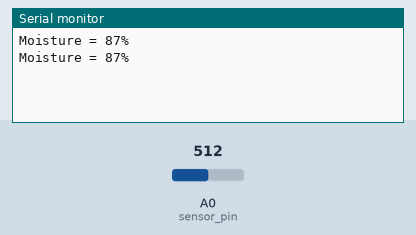
Recording of a sketch running on a simulated Arduino Uno, built with avr-gcc and run on an emulated ATmega328P. On the bench: the last lines printed to the serial monitor. Inputs (shaded band) come from the test bench; at power-on: A0 (sensor_pin) = 512.

Above: at 3.8 s.
3.9 s: A0 (sensor_pin) set to 716
At 6.5 s:
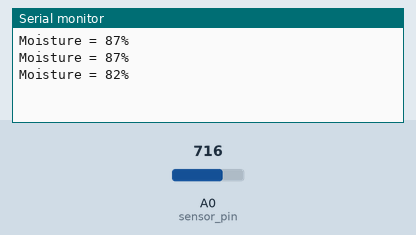
7.8 s: A0 (sensor_pin) set to 900
At 10.0 s:
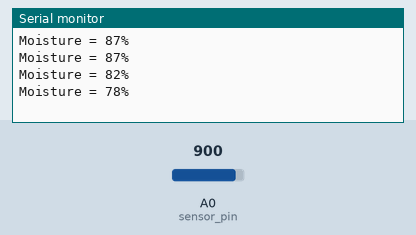
Timing chart, 0 to 11.5 s (numbered marks = the images above; inputs shaded):
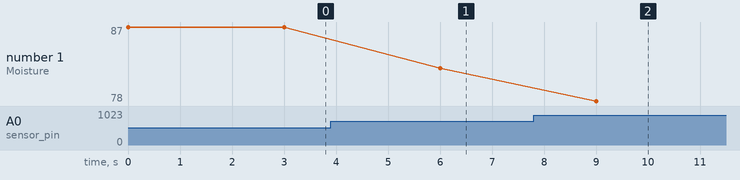

Measured:
- after the input at 3.9 s, the serial monitor: prints a new line after 2.1 s (image 1)
- after the input at 7.8 s, the serial monitor: prints a new line after 1.2 s (image 2)
- plotted number 1: 87 → 82 after the input at 3.9 s, 82 → 78 after the input at 7.8 s

The sketch:

soil_moisture_sensor.ino
```cpp
int _moisture,sensor_analog;
const int sensor_pin = A0; //SP

void setup(void){
  Serial.begin(115200);
}

void loop(void){
  sensor_analog = analogRead(sensor_pin); // analog gives improved accuracy more than digital
  //Serial.println(sensor_analog); // prints out the moisture value in ADC value, ranging from 0-4095 (HIGH to LOW)
  _moisture = ( 100 - ((sensor_analog/4095.00) * 100 ) ); // converts the ADC value into Percentage (the lower the wetter)
  Serial.println("Moisture = " + String(_moisture) + "%");
  delay(3000);
}

/*
[ ADC Value (Analog-to-Digital Converter) ]
- the maximum value is 4095 (12-bit ADC converter)
*/
```
